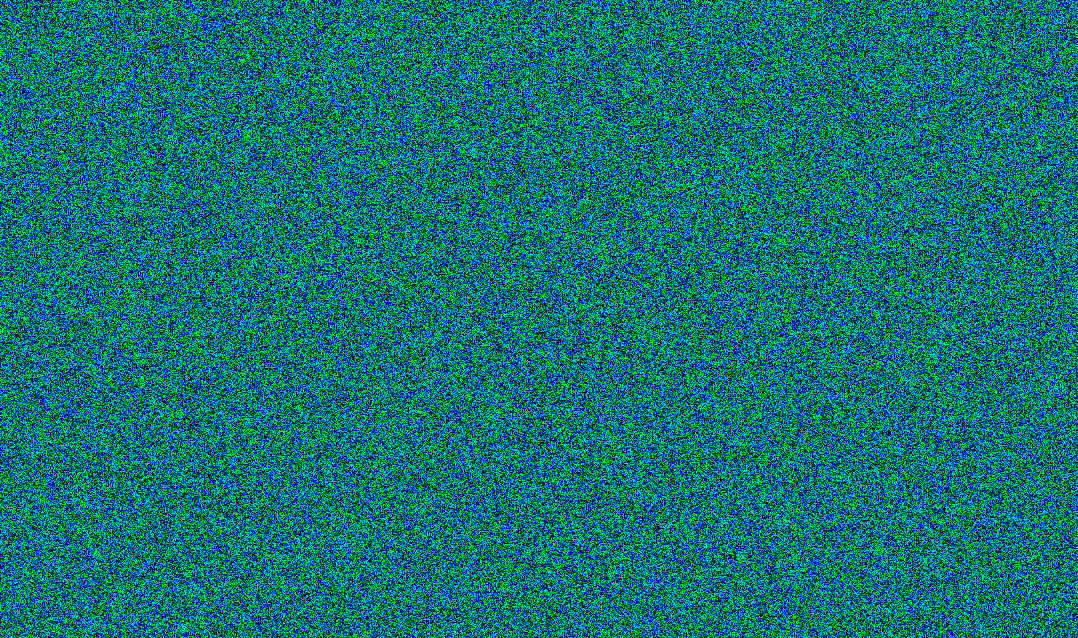
#> input picture CC05/ghost.png, 1078 x 638 px
$ python decipher.py
#> lines starting #> are read from the running program, lines starting #| are printed output that depends on the picture
from PIL import Image
import matplotlib.pyplot as plt

image = Image.open("ghost.png")
#> image is the input picture: PIL image 1078x638 RGB; mean R, G, B 0.2, 111.9, 112

plt.imshow(image)
plt.axis('off')
plt.show()

channels = image.split()

# Set up subplots
fig, axes = plt.subplots(1, len(channels), figsize=(20, 10))

# Titles for channels
channel_titles = ["Red", "Green", "Blue"]
if len(channels) == 4:
    channel_titles.append("Alpha")

# Display each channel
for ax, channel, title in zip(axes, channels, channel_titles):
    ax.imshow(channel, cmap='gray')
    ax.set_title(title)
    ax.axis('off')
#> this loop made 3 passes
#> title on passes 1 to 3: 'Red', 'Green', 'Blue'

plt.tight_layout()
plt.show()
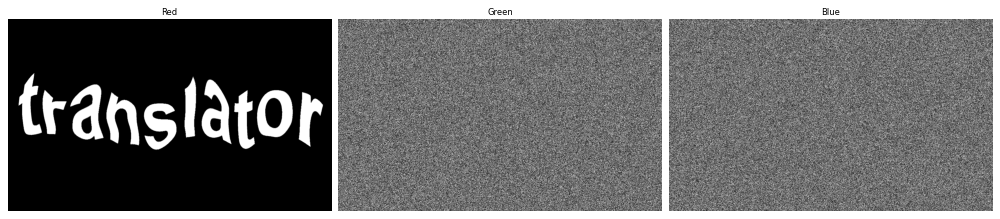
#> figure drawn by matplotlib, 3 panels
